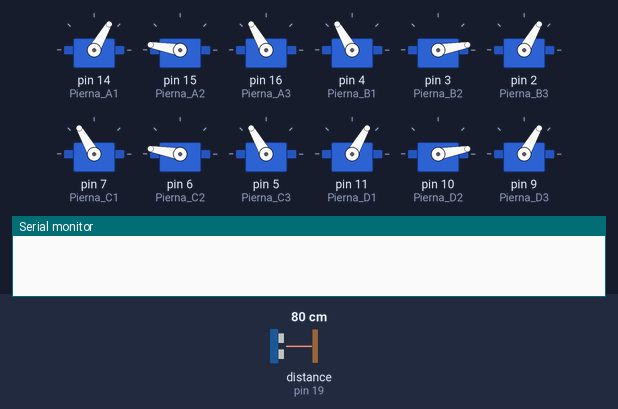
A sketch run on a simulated Arduino Uno, built with avr-gcc and run on an emulated ATmega328P. Shown: 12 × servo, the last lines printed to the serial monitor. The inputs (shaded band) are chosen by the test bench; at power-on: distance to the obstacle (sensor on pin 19) 80 cm. Random numbers use the default seed unless the sketch sets one.

Above: at 0.1 s.
At 11.9 s:
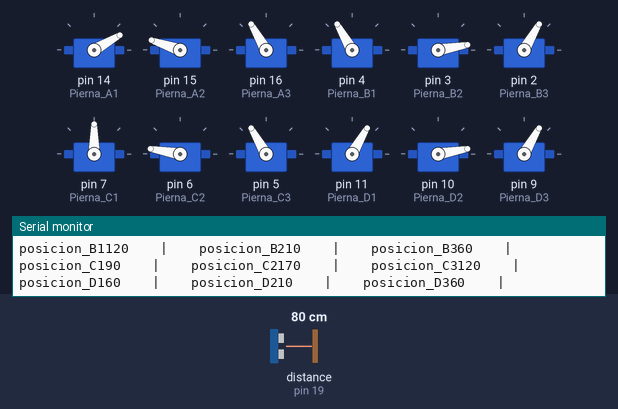
12.0 s: distance to the obstacle (sensor on pin 19) set to 2 cm
At 12.82 s:
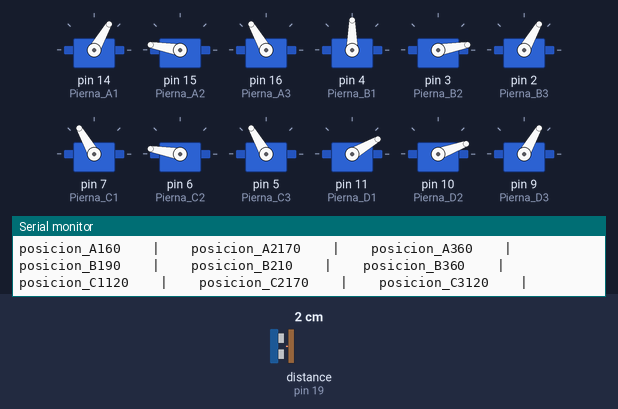
Timing chart, 0 to 28.6 s (numbered marks = the images above; inputs shaded):
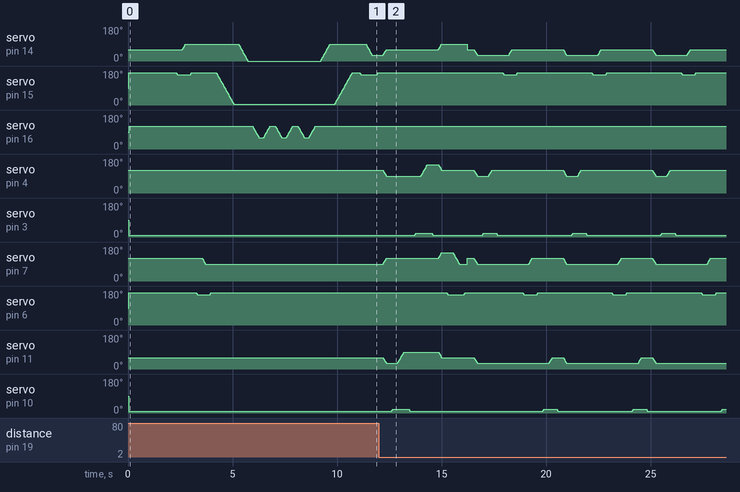

Measured:
- by itself, servo on pin 15 (Pierna_A2): repeats every 4.3 s: 165° 0.03 s, 160° 0.62 s, 161° 0.02 s, 165° 0.03 s, 170° 3.6 s, 169° 0.02 s

The sketch:

SpiderRobot2.ino
```cpp
/* Posicioón pies de la araña

          \          /
        A  \        /  B
            \_ _ _ /
            |      |
            |      |
            |_ _ _ |
           /        \
       C  /          \  D
         /            \

*/

#include <Servo.h>
#include <Ultrasonic.h>

Servo Pierna_A1; Servo Pierna_A2; Servo Pierna_A3;
Servo Pierna_B1; Servo Pierna_B2; Servo Pierna_B3;
Servo Pierna_C1; Servo Pierna_C2; Servo Pierna_C3;
Servo Pierna_D1; Servo Pierna_D2; Servo Pierna_D3;

int posicion_A1, posicion_A2, posicion_A3;
int posicion_B1, posicion_B2, posicion_B3;
int posicion_C1, posicion_C2, posicion_C3;
int posicion_D1, posicion_D2, posicion_D3;

int posicion_A1_1, posicion_A2_1, posicion_A3_1;
int posicion_B1_1, posicion_B2_1, posicion_B3_1;
int posicion_C1_1, posicion_C2_1, posicion_C3_1;
int posicion_D1_1, posicion_D2_1, posicion_D3_1;

int origen_A1 = 60, origen_A2 = 170, origen_A3 = 120;
int origen_B1 = 120,  origen_B2 = 10, origen_B3 = 60;
int origen_C1 = 120, origen_C2 = 170, origen_C3 = 120;
int origen_D1 = 60, origen_D2 = 10, origen_D3 = 60;


int tiempo_inicial = 2000;
int tiempo_ciclo = 5;
int tiempo_entre_ciclo = 25;

int angulo_inicial = 90;
int angulo_pie_1 = 30;
int angulo_pie_2_ini = 80;
int angulo_pie_2 = 10;
int angulo_pie_3 = 30;
int angulo_alfa = 30;
int angulo_beta = 60;

int i = 0;

Ultrasonic ultrasonic(18, 19);
int distance;
long valor_aleatorio;

void setup() {
  Serial.begin(9600);

  Pierna_A1.attach(14); Pierna_A2.attach(15); Pierna_A3.attach(16);
  Pierna_B1.attach(4); Pierna_B2.attach(3); Pierna_B3.attach(2);
  Pierna_C1.attach(7); Pierna_C2.attach(6); Pierna_C3.attach(5);
  Pierna_D1.attach(11); Pierna_D2.attach(10); Pierna_D3.attach(9);

  origen_giro();
  delay(tiempo_inicial);
  origen_caminar();
  saludo();
}


void loop() {
  distance = ultrasonic.read();
  Serial.print("Distance in CM: ");
  Serial.println(distance);
  delay(100);

  if (distance <= 30) {
    valor_aleatorio = random(1, 3);
    Serial.print("valor_aleatorio ");
    Serial.println(valor_aleatorio);

    switch (valor_aleatorio) {

      case 1:
        origen_giro();
        i = 0;
        while (i < 4) {
          i++;
          giro_derecha();
        }
        origen_caminar();
        break;

      case 2:
        origen_giro();
        i = 0;
        while (i < 4) {
          i++;
          giro_izquierda();
        }
        origen_caminar();
        break;

      default:
        break;
    }
  }
  else {
    marcha_adelante();
  }

}

void origen_giro() {

  Pierna_A1.write(origen_A1);
  Pierna_B1.write(origen_B1);
  Pierna_C1.write(origen_C1);
  Pierna_D1.write(origen_D1);
  delay(tiempo_entre_ciclo);

  Pierna_A2.write(origen_A2);
  Pierna_B2.write(origen_B2);
  Pierna_C2.write(origen_C2);
  Pierna_D2.write(origen_D2);
  delay(tiempo_entre_ciclo);

  Pierna_A3.write(origen_A3);
  Pierna_B3.write(origen_B3);
  Pierna_C3.write(origen_C3);
  Pierna_D3.write(origen_D3);
  delay(tiempo_entre_ciclo);
}


void origen_caminar() {
  //...................................Posicion origen para caminar Servos A

  delay(tiempo_entre_ciclo);

  lectura_servos_2();
  for (int x = 0; x <= angulo_pie_2; x++) {

    Pierna_A2.write(posicion_A2 - x);
    delay(tiempo_ciclo);
  }

  lectura_servos_1();
  for (int x = 0; x <= angulo_alfa; x++) {

    Pierna_A1.write(posicion_A1 + x);
    delay(tiempo_ciclo);
  }

  lectura_servos_2();
  for (int x = 0; x <= angulo_pie_2; x++) {

    Pierna_A2.write(posicion_A2 + x);
    delay(tiempo_ciclo);
  }


  //...................................Posicion origen para caminar Servos C

  delay(tiempo_entre_ciclo);

  lectura_servos_2();
  for (int x = 0; x <= angulo_pie_2; x++) {

    Pierna_C2.write(posicion_C2 - x);
    delay(tiempo_ciclo);
  }

  lectura_servos_1();
  for (int x = 0; x <= angulo_alfa; x++) {

    Pierna_C1.write(posicion_C1 - x);
    delay(tiempo_ciclo);
  }

  lectura_servos_2();
  for (int x = 0; x <= angulo_pie_2; x++) {

    Pierna_C2.write(posicion_C2 + x);
    delay(tiempo_ciclo);
  }

}

void saludo() {
  delay(tiempo_entre_ciclo);

  lectura_servos_2();
  for (int x = 0; x <= 165; x++) {

    Pierna_A2.write(posicion_A2 - x);
    delay(tiempo_ciclo);
  }

  lectura_servos_1();
  for (int x = 0; x <= 90; x++) {

    Pierna_A1.write(posicion_A1 - x);
    delay(tiempo_ciclo);
  }

  i = 0;
  while (i < 3) {
    i++;
    lectura_servos_3();
    for (int x = 0; x <= 60; x++) {

      Pierna_A3.write(posicion_A3 - x);
      delay(tiempo_ciclo);
    }

    lectura_servos_3();
    for (int x = 0; x <= 60; x++) {

      Pierna_A3.write(posicion_A3 + x);
      delay(tiempo_ciclo);
    }
    delay(tiempo_entre_ciclo);
  }

  lectura_servos_1();
  for (int x = 0; x <= 90; x++) {

    Pierna_A1.write(posicion_A1 + x);
    delay(tiempo_ciclo);
  }

  lectura_servos_2();
  for (int x = 0; x <= 165; x++) {

    Pierna_A2.write(posicion_A2 + x);
    delay(tiempo_ciclo);
  }
}


void marcha_adelante() {

  delay(tiempo_entre_ciclo);

  lectura_servos_2();
  for (int x = 0; x <= angulo_pie_2; x++) {

    Pierna_A2.write(posicion_A2 - x);
    delay(tiempo_ciclo);
  }

  lectura_servos_1();
  for (int x = 0; x <= angulo_beta; x++) {

    Pierna_A1.write(posicion_A1 - x);
    delay(tiempo_ciclo);
  }

  lectura_servos_2();
  for (int x = 0; x <= angulo_pie_2; x++) {

    Pierna_A2.write(posicion_A2 + x);
    delay(tiempo_ciclo);
  }


  //...................................

  delay(tiempo_entre_ciclo);

  lectura_servos_1();
  for (int x = 0; x <= angulo_alfa; x++) {

    Pierna_A1.write(posicion_A1 + x);
    Pierna_B1.write(posicion_B1 - x);
    Pierna_C1.write(posicion_C1 + x);
    Pierna_D1.write(posicion_D1 - x);
    delay(tiempo_ciclo);
  }

  //...................................

  delay(tiempo_entre_ciclo);

  lectura_servos_2();
  for (int x = 0; x <= angulo_pie_2; x++) {

    Pierna_D2.write(posicion_D2 + x);
    delay(tiempo_ciclo);
  }

  lectura_servos_1();
  for (int x = 0; x <= angulo_beta; x++) {

    Pierna_D1.write(posicion_D1 + x);
    delay(tiempo_ciclo);
  }

  lectura_servos_2();
  for (int x = 0; x <= angulo_pie_2; x++) {

    Pierna_D2.write(posicion_D2 - x);
    delay(tiempo_ciclo);
  }


  //...................................

  delay(tiempo_entre_ciclo);

  lectura_servos_2();
  for (int x = 0; x <= angulo_pie_2; x++) {

    Pierna_B2.write(posicion_B2 + x);
    delay(tiempo_ciclo);
  }

  lectura_servos_1();
  for (int x = 0; x <= angulo_beta; x++) {

    Pierna_B1.write(posicion_B1 + x);
    delay(tiempo_ciclo);
  }

  lectura_servos_2();
  for (int x = 0; x <= angulo_pie_2; x++) {

    Pierna_B2.write(posicion_B2 - x);
    delay(tiempo_ciclo);
  }

  //...................................

  delay(tiempo_entre_ciclo);


  lectura_servos_1();
  for (int x = 0; x <= angulo_alfa; x++) {

    Pierna_A1.write(posicion_A1 + x);
    Pierna_B1.write(posicion_B1 - x);
    Pierna_C1.write(posicion_C1 + x);
    Pierna_D1.write(posicion_D1 - x);
    delay(tiempo_ciclo);
  }

  //...................................

  delay(tiempo_entre_ciclo);

  lectura_servos_2();
  for (int x = 0; x <= angulo_pie_2; x++) {

    Pierna_C2.write(posicion_C2 - x);
    delay(tiempo_ciclo);
  }

  lectura_servos_1();
  for (int x = 0; x <= angulo_beta; x++) {

    Pierna_C1.write(posicion_C1 - x);
    delay(tiempo_ciclo);
  }

  lectura_servos_2();
  for (int x = 0; x <= angulo_pie_2; x++) {

    Pierna_C2.write(posicion_C2 + x);
    delay(tiempo_ciclo);
  }
}


void giro_izquierda() {

  //...................................Giro izquierda

  delay(tiempo_entre_ciclo);

  lectura_servos_1();
  for (int x = 0; x <= angulo_alfa; x++) {

    Pierna_A1.write(posicion_A1 - x);
    Pierna_B1.write(posicion_B1 - x);
    Pierna_C1.write(posicion_C1 - x);
    Pierna_D1.write(posicion_D1 - x);
    delay(tiempo_ciclo);
  }


  //...................................BB

  delay(tiempo_entre_ciclo);

  lectura_servos_2();
  for (int x = 0; x <= angulo_pie_2; x++) {

    Pierna_B2.write(posicion_B2 + x);
    delay(tiempo_ciclo);
  }

  lectura_servos_1();
  for (int x = 0; x <= angulo_alfa; x++) {

    Pierna_B1.write(posicion_B1 + x);
    delay(tiempo_ciclo);
  }

  lectura_servos_2();
  for (int x = 0; x <= angulo_pie_2; x++) {

    Pierna_B2.write(posicion_B2 - x);
    delay(tiempo_ciclo);
  }

  //...................................AA

  delay(tiempo_entre_ciclo);

  lectura_servos_2();
  for (int x = 0; x <= angulo_pie_2; x++) {

    Pierna_A2.write(posicion_A2 - x);
    delay(tiempo_ciclo);
  }

  lectura_servos_1();
  for (int x = 0; x <= angulo_alfa; x++) {

    Pierna_A1.write(posicion_A1 + x);
    delay(tiempo_ciclo);
  }

  lectura_servos_2();
  for (int x = 0; x <= angulo_pie_2; x++) {

    Pierna_A2.write(posicion_A2 + x);
    delay(tiempo_ciclo);
  }


  //...................................CC

  delay(tiempo_entre_ciclo);

  lectura_servos_2();
  for (int x = 0; x <= angulo_pie_2; x++) {

    Pierna_C2.write(posicion_C2 - x);
    delay(tiempo_ciclo);
  }

  lectura_servos_1();
  for (int x = 0; x <= angulo_alfa; x++) {

    Pierna_C1.write(posicion_C1 + x);
    delay(tiempo_ciclo);
  }

  lectura_servos_2();
  for (int x = 0; x <= angulo_pie_2; x++) {

    Pierna_C2.write(posicion_C2 + x);
    delay(tiempo_ciclo);
  }


  //...................................DD

  delay(tiempo_entre_ciclo);

  lectura_servos_2();
  for (int x = 0; x <= angulo_pie_2; x++) {

    Pierna_D2.write(posicion_D2 + x);
    delay(tiempo_ciclo);
  }

  lectura_servos_1();
  for (int x = 0; x <= angulo_alfa; x++) {

    Pierna_D1.write(posicion_D1 + x);
    delay(tiempo_ciclo);
  }

  lectura_servos_2();
  for (int x = 0; x <= angulo_pie_2; x++) {

    Pierna_D2.write(posicion_D2 - x);
    delay(tiempo_ciclo);
  }

}


void giro_derecha() {
  delay(tiempo_entre_ciclo);

  lectura_servos_1();
  for (int x = 0; x <= angulo_alfa; x++) {

    Pierna_A1.write(posicion_A1 + x);
    Pierna_B1.write(posicion_B1 + x);
    Pierna_C1.write(posicion_C1 + x);
    Pierna_D1.write(posicion_D1 + x);
    delay(tiempo_ciclo);
  }

  //...................................AA

  delay(tiempo_entre_ciclo);

  lectura_servos_2();
  for (int x = 0; x <= angulo_pie_2; x++) {

    Pierna_A2.write(posicion_A2 - x);
    delay(tiempo_ciclo);
  }

  lectura_servos_1();
  for (int x = 0; x <= angulo_alfa; x++) {

    Pierna_A1.write(posicion_A1 - x);
    delay(tiempo_ciclo);
  }

  lectura_servos_2();
  for (int x = 0; x <= angulo_pie_2; x++) {

    Pierna_A2.write(posicion_A2 + x);
    delay(tiempo_ciclo);
  }

  //...................................BB

  delay(tiempo_entre_ciclo);

  lectura_servos_2();
  for (int x = 0; x <= angulo_pie_2; x++) {

    Pierna_B2.write(posicion_B2 + x);
    delay(tiempo_ciclo);
  }

  lectura_servos_1();
  for (int x = 0; x <= angulo_alfa; x++) {

    Pierna_B1.write(posicion_B1 - x);
    delay(tiempo_ciclo);
  }

  lectura_servos_2();
  for (int x = 0; x <= angulo_pie_2; x++) {

    Pierna_B2.write(posicion_B2 - x);
    delay(tiempo_ciclo);
  }

  //...................................DD

  delay(tiempo_entre_ciclo);

  lectura_servos_2();
  for (int x = 0; x <= angulo_pie_2; x++) {

    Pierna_D2.write(posicion_D2 + x);
    delay(tiempo_ciclo);
  }

  lectura_servos_1();
  for (int x = 0; x <= angulo_alfa; x++) {

    Pierna_D1.write(posicion_D1 - x);
    delay(tiempo_ciclo);
  }

  lectura_servos_2();
  for (int x = 0; x <= angulo_pie_2; x++) {

    Pierna_D2.write(posicion_D2 - x);
    delay(tiempo_ciclo);
  }

  //...................................CC

  delay(tiempo_entre_ciclo);

  lectura_servos_2();
  for (int x = 0; x <= angulo_pie_2; x++) {

    Pierna_C2.write(posicion_C2 - x);
    delay(tiempo_ciclo);
  }

  lectura_servos_1();
  for (int x = 0; x <= angulo_alfa; x++) {

    Pierna_C1.write(posicion_C1 - x);
    delay(tiempo_ciclo);
  }

  lectura_servos_2();
  for (int x = 0; x <= angulo_pie_2; x++) {

    Pierna_C2.write(posicion_C2 + x);
    delay(tiempo_ciclo);
  }

}


void Pie_A2_arriba() {
  lectura_servos_2();
  for (int x = 0; x <= angulo_pie_2; x++) {

    Pierna_A2.write(posicion_A2 - x);
    delay(tiempo_ciclo);
  }
}

void Pie_A2_abajo() {
  lectura_servos_2();
  for (int x = 0; x <= angulo_pie_2; x++) {

    Pierna_A2.write(posicion_A2 + x);
    delay(tiempo_ciclo);
  }
}

void Pie_B2_arriba() {
  lectura_servos_2();
  for (int x = 0; x <= angulo_pie_2; x++) {

    Pierna_B2.write(posicion_B2 + x);
    delay(tiempo_ciclo);
  }
}

void Pie_B2_abajo() {
  lectura_servos_2();
  for (int x = 0; x <= angulo_pie_2; x++) {

    Pierna_B2.write(posicion_B2 - x);
    delay(tiempo_ciclo);
  }
}

void Pie_C2_arriba() {
  lectura_servos_2();
  for (int x = 0; x <= angulo_pie_2; x++) {

    Pierna_C2.write(posicion_C2 - x);
    delay(tiempo_ciclo);
  }
}

void Pie_C2_abajo() {
  lectura_servos_2();
  for (int x = 0; x <= angulo_pie_2; x++) {

    Pierna_C2.write(posicion_C2 + x);
    delay(tiempo_ciclo);
  }
}

void Pie_D2_arriba() {
  lectura_servos_2();
  for (int x = 0; x <= angulo_pie_2; x++) {

    Pierna_D2.write(posicion_D2 + x);
    delay(tiempo_ciclo);
  }
}

void Pie_D2_abajo() {
  lectura_servos_2();
  for (int x = 0; x <= angulo_pie_2; x++) {

    Pierna_D2.write(posicion_D2 - x);
    delay(tiempo_ciclo);
  }
}

void lectura_servos_1() {

  posicion_A1 = Pierna_A1.read(),
  posicion_B1 = Pierna_B1.read(),
  posicion_C1 = Pierna_C1.read(),
  posicion_D1 = Pierna_D1.read(),
  imprime_angulo();
}

void lectura_servos_2() {

  posicion_A2 = Pierna_A2.read(),
  posicion_B2 = Pierna_B2.read(),
  posicion_C2 = Pierna_C2.read(),
  posicion_D2 = Pierna_D2.read(),
  imprime_angulo();
}

void lectura_servos_3() {

  posicion_A3 = Pierna_A3.read();
  posicion_B3 = Pierna_B3.read();
  posicion_C3 = Pierna_C3.read();
  posicion_D3 = Pierna_D3.read();
  imprime_angulo();
}


void imprime_angulo() {

  Serial.print("posicion_A1"); Serial.print(posicion_A1); Serial.print("    |    ");   Serial.print("posicion_A2"); Serial.print(posicion_A2); Serial.print("    |    ");  Serial.print("posicion_A3"); Serial.print(posicion_A3); Serial.println("    |    ");
  Serial.print("posicion_B1"); Serial.print(posicion_B1); Serial.print("    |    ");   Serial.print("posicion_B2"); Serial.print(posicion_B2); Serial.print("    |    ");  Serial.print("posicion_B3"); Serial.print(posicion_B3); Serial.println("    |    ");
  Serial.print("posicion_C1"); Serial.print(posicion_C1); Serial.print("    |    ");   Serial.print("posicion_C2"); Serial.print(posicion_C2); Serial.print("    |    ");  Serial.print("posicion_C3"); Serial.print(posicion_C3); Serial.println("    |    ");
  Serial.print("posicion_D1"); Serial.print(posicion_D1); Serial.print("    |    ");   Serial.print("posicion_D2"); Serial.print(posicion_D2); Serial.print("    |    ");  Serial.print("posicion_D3"); Serial.print(posicion_D3); Serial.println("    |    ");

}
```
